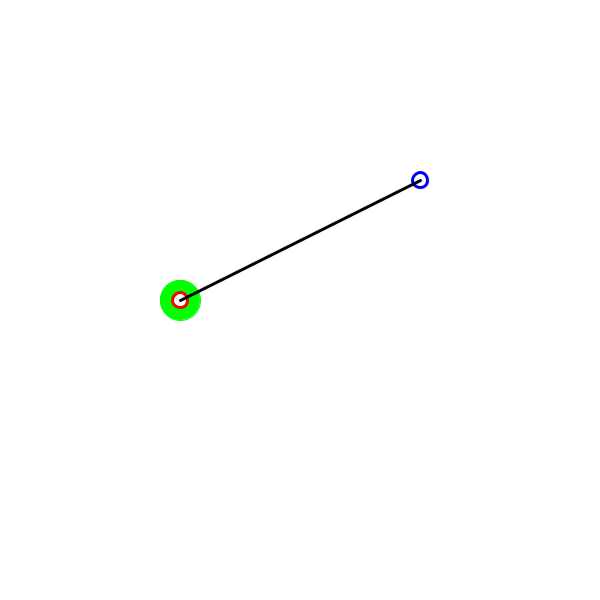
Frame 1 (no input)
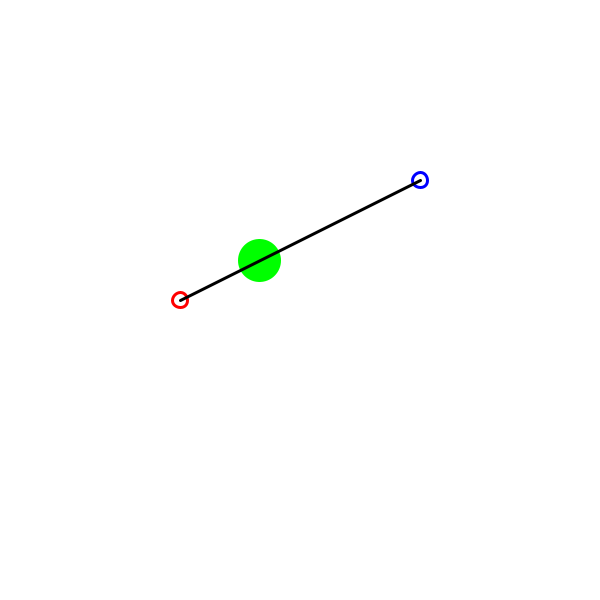
Frame 60 (the mouse pressed at the canvas centre just before this capture)
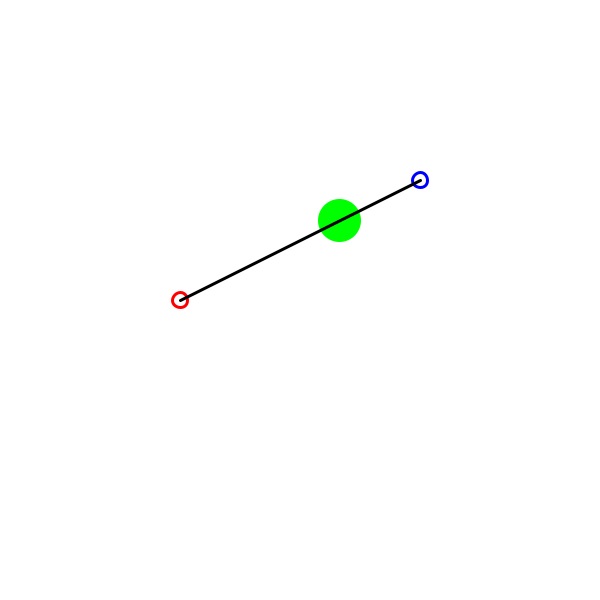
Frame 120 (the mouse held since frame 60 and released just before this capture)

The Processing sketch that drew these frames (run headless with seeded random() and noise(); from frame 60 on, the mouse is pressed at the canvas centre):

// Processing sketch: Monta_a_Rusa
// ── Monta_a_Rusa.pde

float dt = 0.1;
PVector a, b, p, vel, vel2, ace, vel2ace;
boolean c = false;

void setup() {
  size (600, 600);
  
  a = new PVector(width/2 - 0.2*width, height/2);
  b = new PVector(width/2 + 0.2*width, height/2 - 0.2*height);
  p = new PVector(width/2 - 0.2*width, height/2);
  vel = PVector.sub(b,a);
  vel.normalize();
  //println(vel.mag());
  //vel = b.sub(a); //modifica tambien b
  vel.mult(15);
  
  ace = PVector.sub(a,b);
  ace.normalize();
  ace.mult(15);

  
  vel2 = PVector.sub(a,b);
  vel2.normalize();
  vel2.mult(15);            
}

void draw() {
  
  background(255);
  
  //Particula p
  stroke(0,255,0);
  fill(0,255,0);
  ellipse(p.x, p.y, 40 , 40);
  
  //Segmento a-b
  strokeWeight(3);
  stroke(255,0,0);
  fill(255);
  ellipse(a.x, a.y, 15 , 15);
  
  stroke(0,0,255);
  fill(255);
  ellipse(b.x, b.y, 15 , 15);
  
  stroke(0);
  line(a.x,a.y,b.x,b.y);
  
  //p.x += vel.x * dt;
  //p.y += vel.y * dt;
  
  
  
  float d = PVector.dist ( p, b);
  float d2 = PVector.dist ( p, a);
  
  
  if (c==true){
    vel2.add(PVector.mult(ace,dt));
    p.add(PVector.mult(vel2,dt));
    if (d2<15){
      c=false;
    }
    //println("baja");
  }
  else if(c==false){
    vel2 = new PVector (0,0);
    p.add(PVector.mult(vel,dt));
    
    if (d<15){
      c=true;
    }
  }
  
}
